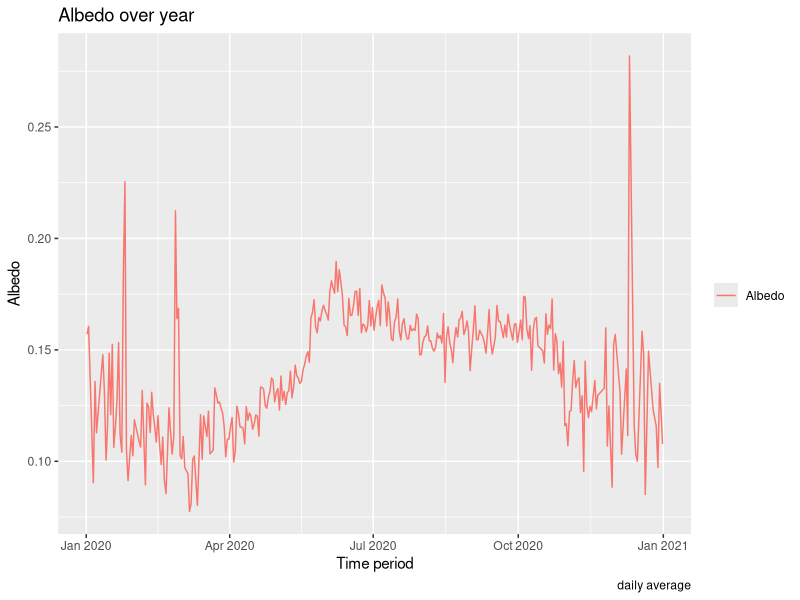
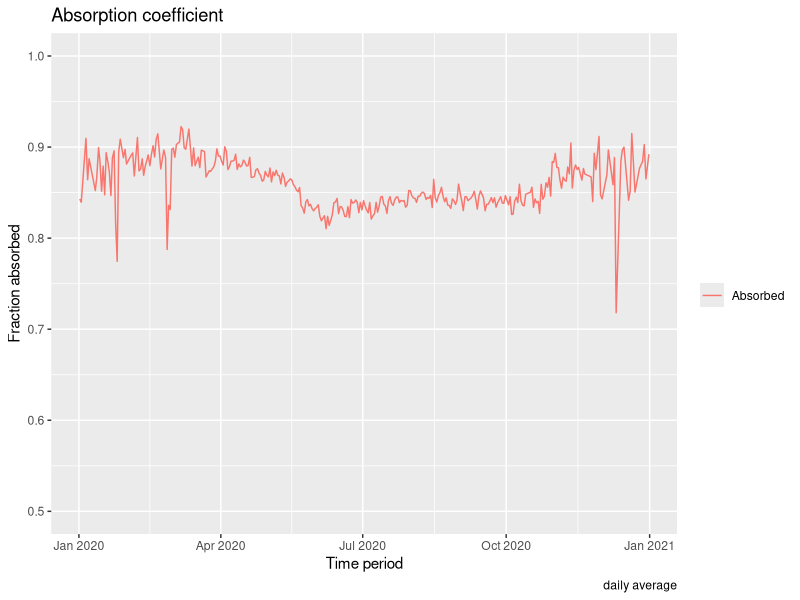
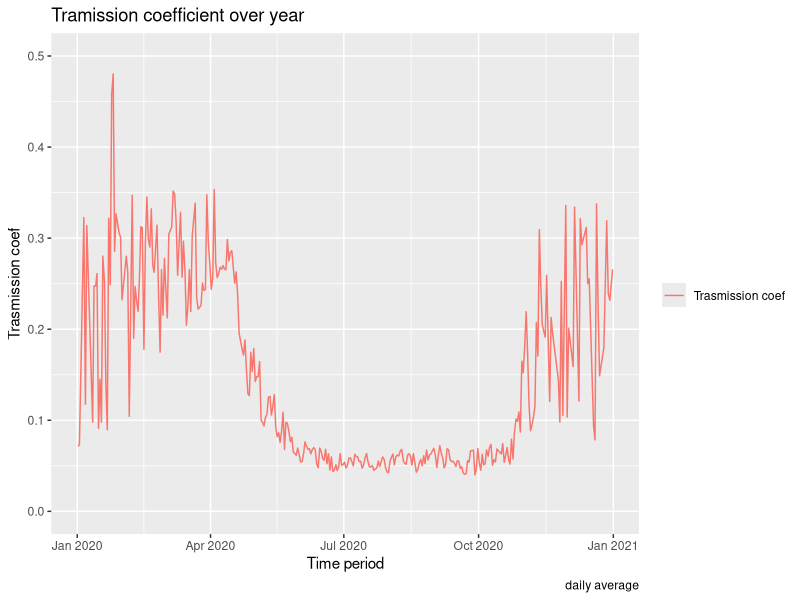
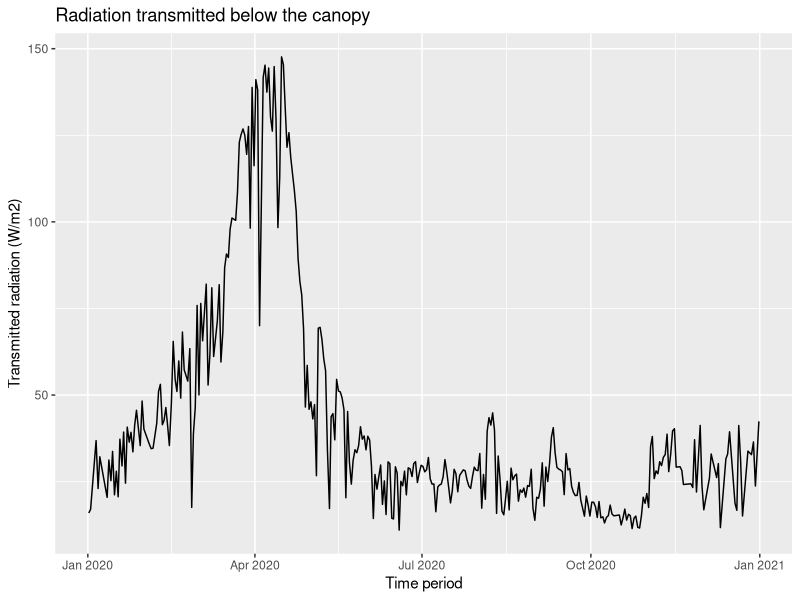
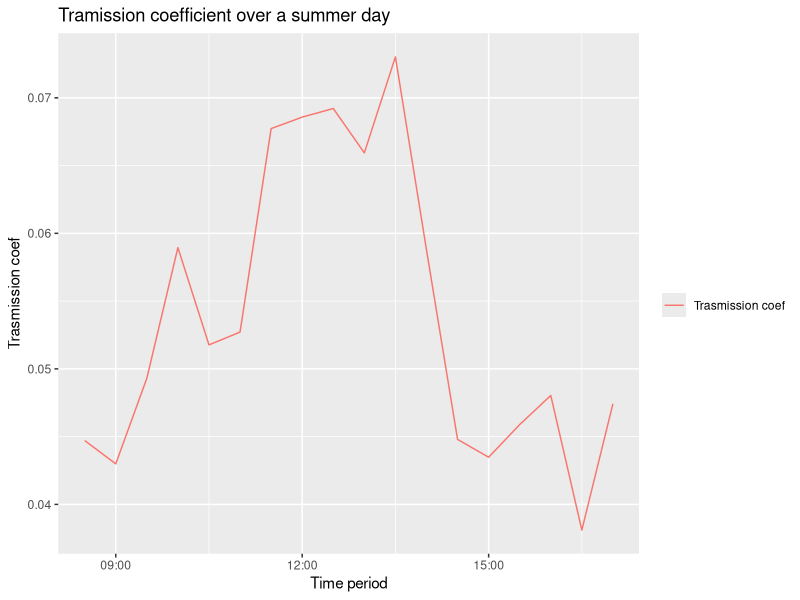
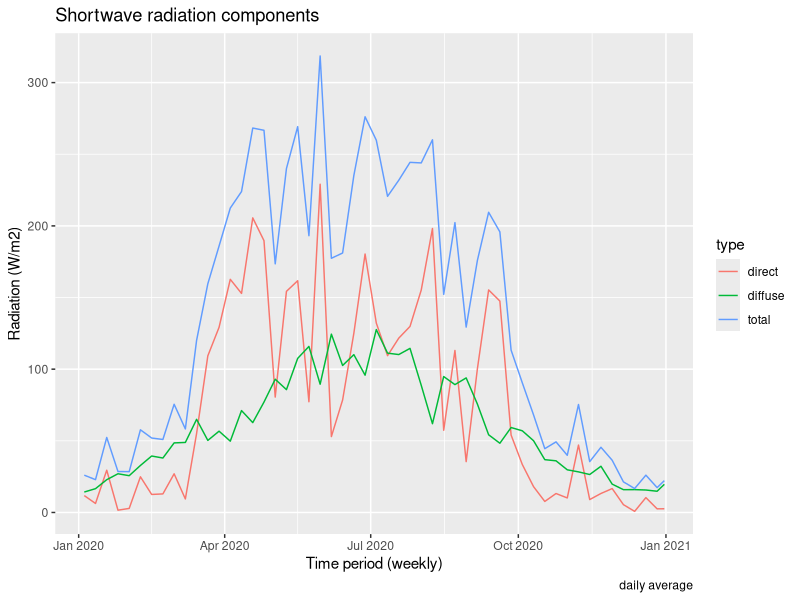
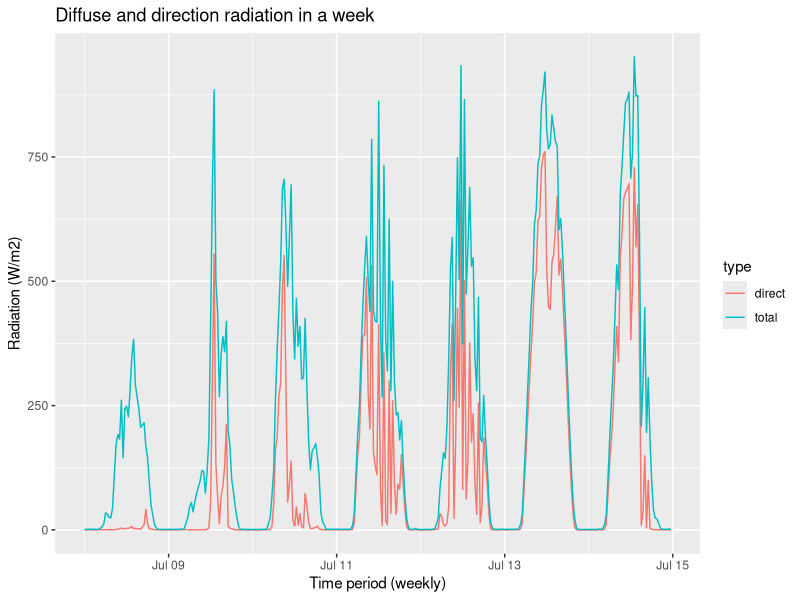

R code for these plots, in order:
## ---- chunk 1
library(tidyverse)
library(ggplot2)
library(lubridate)

shortwavedata <- read.csv(
  "Exercise_1st_lect/Shortwave_incoming_diffuse_W_m-2_Hainich_2020.csv",
  header = TRUE, sep = ",")
shortwavedata$Date<- as.POSIXct(shortwavedata$Date, format= "%Y-%m-%d %H:%M")

calib_factorsdata <- read.csv(
  "Exercise_1st_lect/Shortwave_incoming_outgoing_belowcanopy_mV_Hainich_2020.csv")
calib_factorsdata$Date<- as.POSIXct(calib_factorsdata$Date
                                    , format= "%Y-%m-%d %H:%M")

sw_b <- data.frame(
  Date = calib_factorsdata$Date,
  incoming = calib_factorsdata$Shortwave_incoming_mV * 86.5801,
  #mV *( W m-2 )/mV  = W m-2
  outgoing =  calib_factorsdata$Shortwave_outgoing_mV * 86.5801,
  #mV *( W m-2 )/mV  = W m-2
  belowcanopy = calib_factorsdata$Shortwave_incoming_bewlow_canopy_mV*194.9318
  #mV *( W m-2 )/mV = W m-2
)

# This is a quick hack to remove incorrect data when the radiation is low
sw_b[sw_b$incoming<=10 | sw_b$outgoing <=10 | sw_b$belowcanopy <= 10,] <- NA
sw_b <- drop_na(sw_b)
## ---- chunk 2
sw_b <- mutate(sw_b,
               albedo = outgoing/incoming,
               transmitted = belowcanopy/incoming,
               absorbed = 1 - albedo)

sw_b_d <- sw_b %>%
  group_by(yday(Date)) %>%
  summarise_all(mean)
## ---- chunk 3
ggplot(sw_b_d, aes(x=Date))+
  geom_line(aes(y=albedo, colour = 'Albedo')) +
  labs(y = "Albedo", x = "Time period", color = "",
       caption="daily average", title="Albedo over year")
## ---- chunk 4
ggplot(sw_b_d, aes(x=Date))+
  geom_line(aes(y=absorbed, colour = 'Absorbed'))+
  labs(y = "Fraction absorbed", x = "Time period", color = "",
       caption="daily average", title="Absorption coefficient") +
  ylim(0.5,1)
## ---- chunk 5
ggplot(sw_b_d, aes(x=Date))+
  geom_line(aes(y=transmitted, colour = 'Trasmission coef'))+
  labs(y = "Trasmission coef", x = "Time period", color = "",
       caption="daily average", title="Tramission coefficient over year") +
  ylim(0,.5)
## ---- chunk 6
ggplot(sw_b_d, aes(x=Date))+
  geom_line(aes(y=belowcanopy))+
  labs(y = "Transmitted radiation (W/m2)", x = "Time period",
       title="Radiation transmitted below the canopy")
## ---- chunk 7
sw_b %>%
  filter(between(Date, as_datetime("2020-07-1"), as_datetime("2020-07-2"))) %>%
ggplot(aes(x=Date))+
  geom_line(aes(y=transmitted, colour = 'Trasmission coef'))+
  labs(y = "Trasmission coef", x = "Time period", color = "",
       title="Tramission coefficient over a summer day") 
## ---- chunk 8
shortwavedata <- mutate(shortwavedata,
                        direct = Shortwave_incoming_W_m.2 - Shortwave_incoming_diffuse_W_m.2)
## ---- chunk 9
shortwavedata%>%
  group_by(week(Date)) %>%
  summarise_all(mean) %>%
  gather("type", "rad", Shortwave_incoming_W_m.2 , direct , Shortwave_incoming_diffuse_W_m.2)  %>%
  ggplot(aes(x=Date, y=rad, color=type)) +
    geom_line() +
  scale_color_discrete(labels=c("direct", "diffuse", "total")) +
  labs(y="Radiation (W/m2)", x="Time period (weekly)",
       caption="daily average", title="Shortwave radiation components")
## ---- chunk 10
shortwavedata%>%
  filter(week(Date)==28) %>%
  gather("type", "rad", Shortwave_incoming_W_m.2 , direct)  %>%
  ggplot(aes(x=Date, y=rad, color=type)) +
    geom_line() +
  scale_color_discrete(labels=c("direct", "total")) +
  labs(y="Radiation (W/m2)", x="Time period (weekly)", 
       title="Diffuse and direction radiation in a week")
